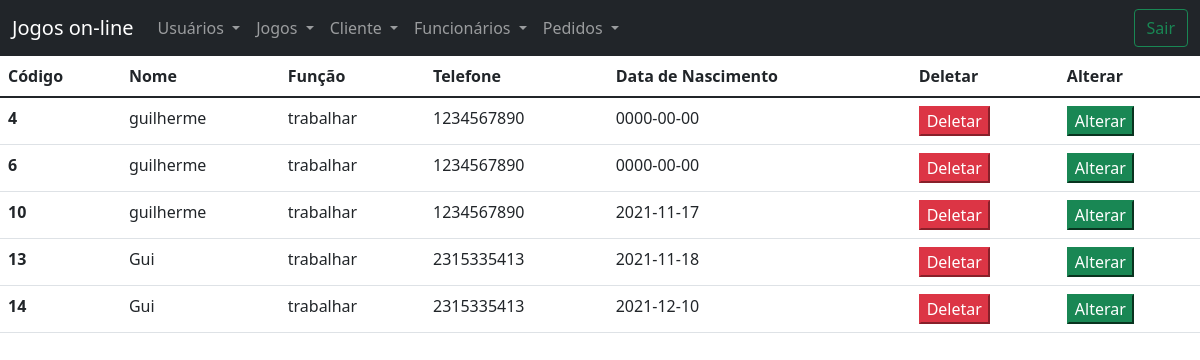
Screenshot of /views/listaTudoFuncionarios.php (signed in) with the database file from the repository.
### tables this page shows
CREATE TABLE `tbfuncionarios` (
  `codFun` int(4) NOT NULL,
  `codUsuFK` int(4) NOT NULL,
  `nomeFun` varchar(50) NOT NULL,
  `funcaoFun` varchar(10) NOT NULL,
  `foneFun` char(12) NOT NULL,
  `datanasFun` date NOT NULL
);

### models/bancoFuncionario.php (called while the page is built, shortened)
<?php
function listaTudoFuncionarios($conexao){
    $query = "Select * From tbfuncionarios";
    $resultados = mysqli_query($conexao,$query);
    return $resultados;
}

### views/listaTudoFuncionarios.php (the view, shortened to what this page needs)
<?php
include_once("header.php");
include_once("../models/conexao.php");
include_once("../models/bancoFuncionario.php");
?>
<table class="table">
    <thead>
        <tr>
            <th scope="col">Código</th>
            <th scope="col">Nome</th>
            <th scope="col">Função</th>
            <th scope="col">Telefone</th>
            <th scope="col">Data de Nascimento</th>
            <th scope="col">Deletar</th>
            <th scope="col">Alterar</th>
        </tr>
    </thead>
    <tbody>
        <?php
        $funcionarios = listaTudoFuncionarios($conexao);
        foreach($funcionarios as $funcionario):
        ?>
        <tr>
            <th scope="row"><?=$funcionario['codFun']?></th>
            <td><?=$funcionario['nomeFun']?></td>
            <td><?=$funcionario['funcaoFun']?></td>
            <td><?=$funcionario['foneFun']?></td>
            <td><?=$funcionario['datanasFun']?></td>
            <td>
                <form action="../controller/deletarFuncionarios.php" method="POST">
                    <button type="submit" class="btn-small btn-danger">Deletar</button>
                </form>
            </td>
            <td>
                <form action="formAlterarFuncionarios.php" method="POST">
                    <button type="submit" class="btn-small btn-success">Alterar</button>
                </form>
            </td>
        </tr>
        <?php
        endforeach;
        ?>
    </tbody>
    </table>
<?php
include_once("footer.php");
?>

### rows the page displays
tbfuncionarios: codFun "4", nomeFun "guilherme", funcaoFun "trabalhar", foneFun "1234567890", datanasFun "0000-00-00"
tbfuncionarios: codFun "6", nomeFun "guilherme", funcaoFun "trabalhar", foneFun "1234567890", datanasFun "0000-00-00"
tbfuncionarios: codFun "10", nomeFun "guilherme", funcaoFun "trabalhar", foneFun "1234567890", datanasFun "2021-11-17"
tbfuncionarios: codFun "13", nomeFun "Gui", funcaoFun "trabalhar", foneFun "2315335413", datanasFun "2021-11-18"
tbfuncionarios: codFun "14", nomeFun "Gui", funcaoFun "trabalhar", foneFun "2315335413", datanasFun "2021-12-10"
